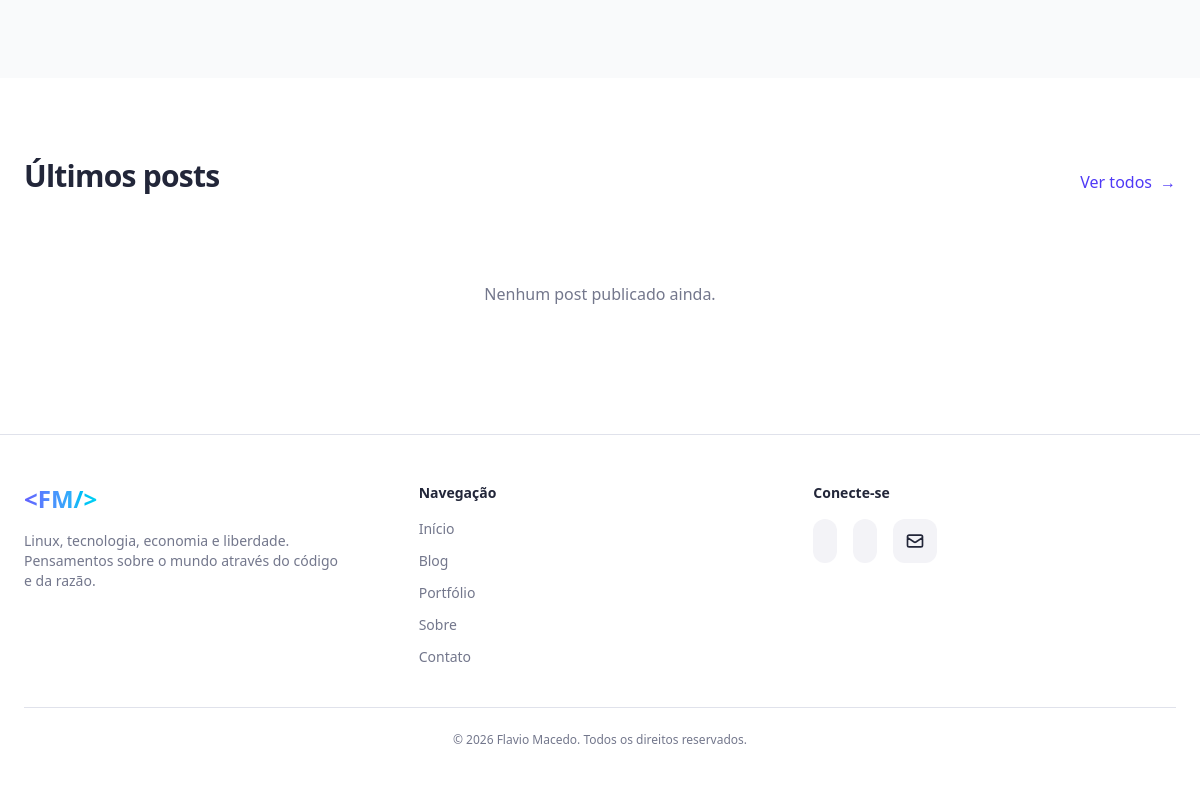
The app's page / (lower part), older data.
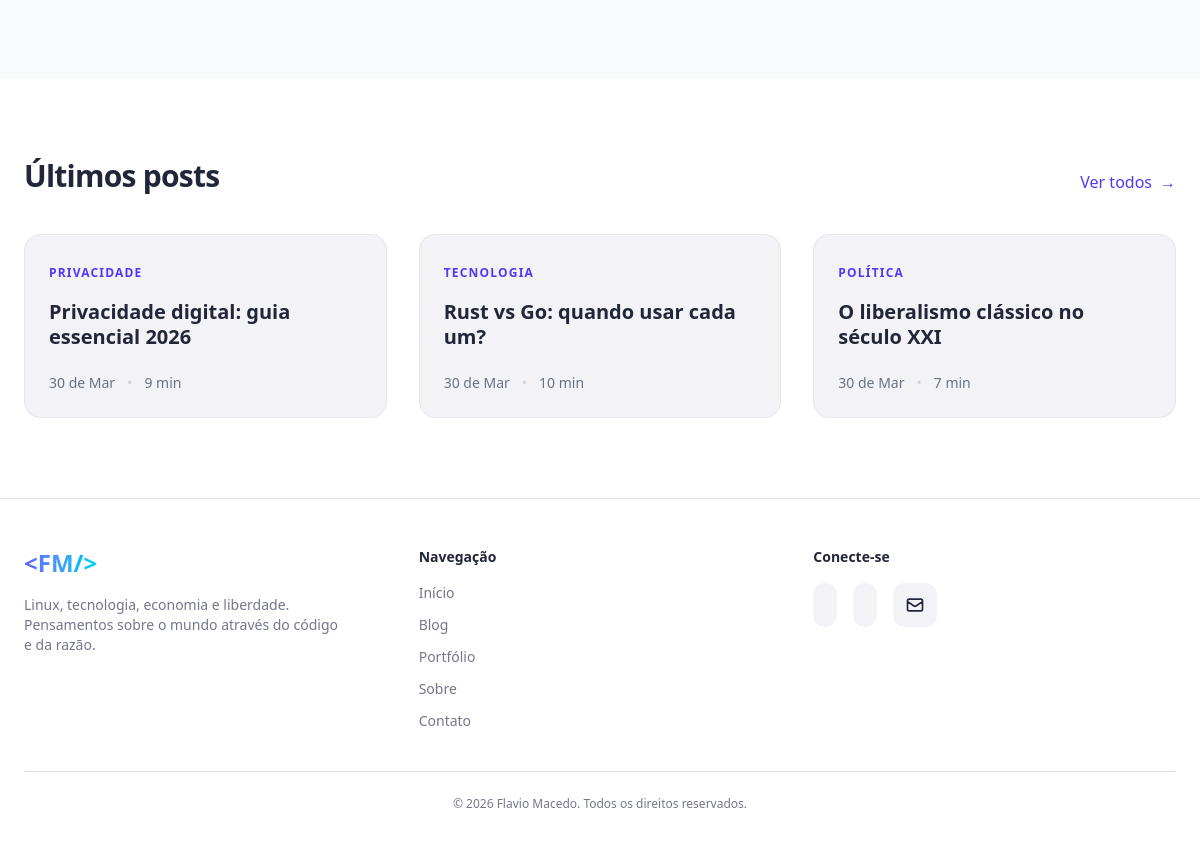
The same page, newer data.
### blog/models.py (models this page shows, shortened)
class Post(models.Model):
    title = models.CharField(max_length=200)
    slug = models.SlugField(unique=True)
    content = CKEditor5Field('Conteúdo', config_name='extends')
    excerpt = models.TextField(blank=True)
    category = models.ForeignKey(Category, on_delete=models.CASCADE)
    tags = models.ManyToManyField(Tag, blank=True)
    published_at = models.DateTimeField(auto_now_add=True)
    read_time = models.PositiveIntegerField(default=5)
    views = models.PositiveIntegerField(default=0)

class Category(models.Model):
    name = models.CharField(max_length=60, unique=True)
    slug = models.SlugField(max_length=70, unique=True)
    description = models.TextField(blank=True, null=True)
    icon = models.CharField(max_length=50, blank=True, help_text="Nome do ícone (ex: terminal, cpu, treding-up)")
    class Meta:
        verbose_name = "Categoria"
        verbose_name_plural = "Categorias"
        ordering = ['name']

### blog/views.py (the view)
# urls.py: path("", views.HomeView.as_view(), name="index"),
class HomeView(TemplateView):
    template_name = 'index.html'
    def get_context_data(self, **kwargs: Any) -> dict[str, Any]:
        context = super().get_context_data(**kwargs)
        context['topics'] = [
            {
                "icon": "terminal",
                "label": "Linux & Open Source",
                "description": "Explorando o poder do software livre e sistemas Unix-like."
            },
            {
                "icon": "cpu",
                "label": "Tecnologia & Dev",
                "description": "IA, desenvolvimento, DevOps e o futuro da computação."
            },
            {
                "icon": "trending-up",
                "label": "Economia",
                "description": "Análise macro, investimentos, Bitcoin e finanças pessoais."
            },
            {
                "icon": "shield",
                "label": "Privacidade",
                "description": "Ferramentas e práticas para proteger sua liberdade digital."
            },
            {
                "icon": "globe",
                "label": "Política & Liberdade",
                "description": "Pensamento liberal, liberdade individual e crítica ao estatismo."
            },
        ]
        context['featured_posts'] = Post.objects.filter(
            published_at__isnull=False
        ).select_related('category').prefetch_related('tags').order_by('-published_at')[:3]
        return context

### blog/templates/index.html (shortened to what this page needs)
{% extends 'base.html' %}
{% load static %}
{% load lucide %}
{% block content %}
<section class="py-20 bg-gray-50 dark:bg-gray-950">
</section>
<section class="py-20">
    <div class="container mx-auto px-6">
        <div class="flex justify-between items-end mb-10">
            <h2 class="text-3xl font-bold tracking-tight">Últimos posts</h2>
            <a href="{% url 'blog:blog_list' %}"
               class="text-indigo-600 hover:text-indigo-700 dark:text-indigo-400 flex items-center gap-2 font-medium">
                Ver todos
                <span aria-hidden="true">→</span>
            </a>
        </div>
        <div class="grid md:grid-cols-3 gap-8">
            {% for post in featured_posts %}
                <a href="{% url 'blog:post_detail' post.slug %}"
                    class="group bg-muted border border-gray-200 dark:border-gray-800 rounded-2xl p-6 hover:shadow-xl hover:shadow-indigo-500 hover:-translate-y-1 transition-all duration-300">
                        <span class="text-xs font-semibold uppercase tracking-widest text-indigo-600 dark:text-indigo-400">
                            {{ post.category.name }}
                        </span>
                        <h3 class="mt-4 text-xl font-semibold leading-tight group-hover:text-indigo-600 dark:group-hover:text-indigo-400 transition-colors">
                            {{ post.title }}
                        </h3>
                        <div class="mt-6 flex items-center gap-3 text-sm text-gray-500 dark:text-gray-400">
                            <span>{{ post.published_at|date:"d \d\e M" }}</span>
                            <span class="text-gray-300 dark:text-gray-700">•</span>
                            <span>{{ post.read_time }} min</span>
                        </div>
                </a>
            {% empty %}
                <p class="col-span-3 text-center text-muted-foreground py-12">
                    Nenhum post publicado ainda.
                </p>
            {% endfor %}
        </div>
    </div>
</section>
{% endblock %}

Row changes from the older to the newer data that the page shows:
added Post: category.name "PRIVACIDADE", title "Privacidade digital: guia essencial 2026", published_at "30 de Mar", read_time "9"
added Post: category.name "TECNOLOGIA", title "Rust vs Go: quando usar cada um?", published_at "30 de Mar", read_time "10"
added Post: category.name "POLÍTICA", title "O liberalismo clássico no século XXI", published_at "30 de Mar", read_time "7"
Text that changed along with them:
text no longer shown: "Nenhum post publicado ainda."
